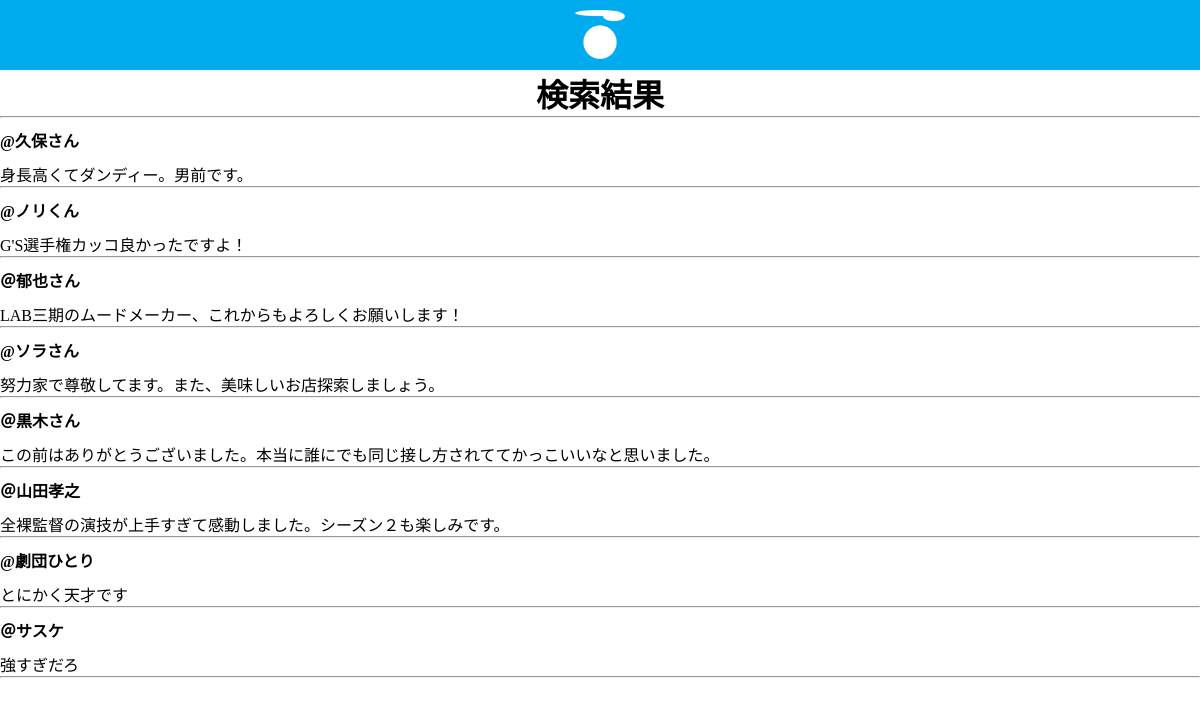
The app's page /result.php (signed in) with its own data.
### tables this page shows
CREATE TABLE `post` (
  `id` int(12) NOT NULL,
  `from_player` varchar(128) NOT NULL,
  `player` varchar(128) NOT NULL,
  `text` varchar(140) NOT NULL,
  `created_at` datetime NOT NULL
);

### result.php (the view, shortened to what this page needs)
<?php
$result = $_POST['result'];
$pdo = connect_to_db();
$sql = 'SELECT * FROM post WHERE player LIKE "%' . $result . '%"';
$stmt = $pdo->prepare($sql);
$status = $stmt->execute();
if ($status == false) {
    $error = $stmt->errorInfo();
    echo json_encode(["error_msg" => "{$error[2]}"]);
    exit();
} else {
    $result = $stmt->fetchAll(PDO::FETCH_ASSOC);
    $output = "";
    foreach ($result as $record) {
        $output .= "<div class>";
        $output .= "<h4>{$record["player"]}</h4>";
        $output .= "<td>{$record["text"]}</td>";
        $output .= "</div>";
        $output .= "<hr>";
    }
}
?>
<!DOCTYPE html>
<html lang="ja">
<head>
    <link rel="stylesheet" href="css/home.css">
</head>
<body>
    <header>
        <div id="logo">
            <a href="home.php"><img src="img/logo.png" alt=""></a>
        </div>
    </header>
    <h1>検索結果</h1>
    <hr>
    <?= $output ?>
</body>
</html>

### css/home.css (style rules this page uses)
* { margin: 0; }
header { background-color: #00acee; height: 70px; }
#logo { display: flex; justify-content: center; position: relative; }
img { width: 50px; margin-top: 10px; }
h4 { margin-top: 10px; margin-bottom: 10px; }

### result.php (style rules this page uses)
h1 { text-align: center; }

### records on screen
post: player "@久保さん", text "身長高くてダンディー。男前です。"
post: player "@ノリくん", text "G'S選手権カッコ良かったですよ！"
post: player "＠郁也さん", text "LAB三期のムードメーカー、これからもよろしくお願いします！"
post: player "@ソラさん", text "努力家で尊敬してます。また、美味しいお店探索しましょう。"
post: player "＠黒木さん", text "この前はありがとうございました。本当に誰にでも同じ接し方されててかっこいいなと思いました。"
post: player "＠山田孝之", text "全裸監督の演技が上手すぎて感動しました。シーズン２も楽しみです。"
post: player "@劇団ひとり", text "とにかく天才です"
post: player "＠サスケ", text "強すぎだろ"
